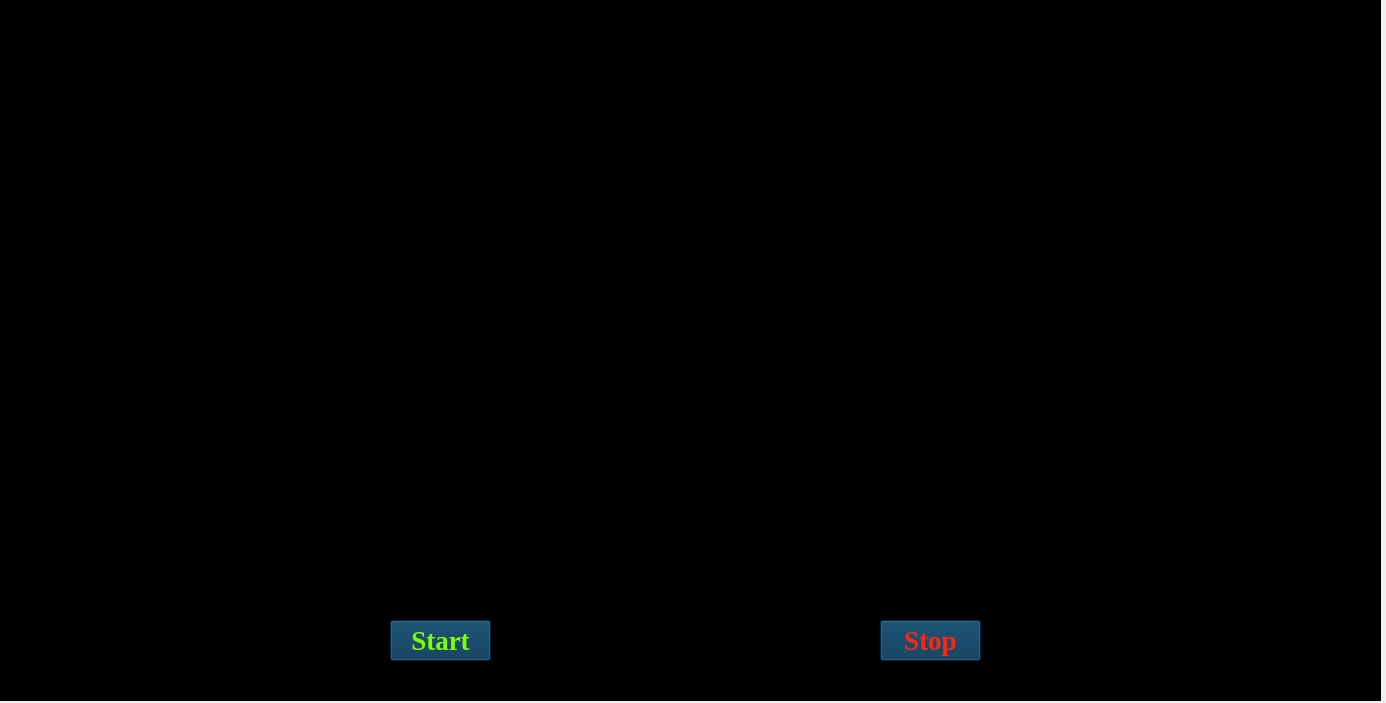
<?xml version="1.0" encoding="UTF-8"?>
<ui version="4.0">
 <class>JarvisUi2</class>
 <widget class="QMainWindow" name="JarvisUi2">
  <property name="geometry">
   <rect>
    <x>0</x>
    <y>0</y>
    <width>1386</width>
    <height>703</height>
   </rect>
  </property>
  <property name="windowTitle">
   <string>MainWindow</string>
  </property>
  <widget class="QWidget" name="centralwidget">
   <widget class="QLabel" name="label">
    <property name="geometry">
     <rect>
      <x>0</x>
      <y>0</y>
      <width>1381</width>
      <height>701</height>
     </rect>
    </property>
    <property name="styleSheet">
     <string notr="true">background : HDC-MD-04;</string>
    </property>
    <property name="text">
     <string>TextLabel</string>
    </property>
   </widget>
   <widget class="QLabel" name="label_2">
    <property name="geometry">
     <rect>
      <x>390</x>
      <y>130</y>
      <width>591</width>
      <height>441</height>
     </rect>
    </property>
    <property name="text">
     <string/>
    </property>
    <property name="pixmap">
     <pixmap>picsgifs/mid2.gif</pixmap>
    </property>
    <property name="scaledContents">
     <bool>true</bool>
    </property>
   </widget>
   <widget class="QLabel" name="label_3">
    <property name="geometry">
     <rect>
      <x>470</x>
      <y>60</y>
      <width>431</width>
      <height>71</height>
     </rect>
    </property>
    <property name="text">
     <string/>
    </property>
    <property name="pixmap">
     <pixmap>picsgifs/Jarv0.jpg</pixmap>
    </property>
    <property name="scaledContents">
     <bool>true</bool>
    </property>
    <property name="wordWrap">
     <bool>false</bool>
    </property>
   </widget>
   <widget class="QLabel" name="label_4">
    <property name="geometry">
     <rect>
      <x>1070</x>
      <y>190</y>
      <width>271</width>
      <height>431</height>
     </rect>
    </property>
    <property name="text">
     <string/>
    </property>
    <property name="pixmap">
     <pixmap>picsgifs/robo4.gif</pixmap>
    </property>
   </widget>
   <widget class="QLabel" name="label_5">
    <property name="geometry">
     <rect>
      <x>60</x>
      <y>130</y>
      <width>261</width>
      <height>111</height>
     </rect>
    </property>
    <property name="text">
     <string/>
    </property>
    <property name="pixmap">
     <pixmap>picsgifs/fun2.jpg</pixmap>
    </property>
    <property name="scaledContents">
     <bool>true</bool>
    </property>
   </widget>
   <widget class="QLabel" name="label_6">
    <property name="geometry">
     <rect>
      <x>60</x>
      <y>340</y>
      <width>261</width>
      <height>111</height>
     </rect>
    </property>
    <property name="text">
     <string/>
    </property>
    <property name="pixmap">
     <pixmap>picsgifs/fun2.jpg</pixmap>
    </property>
    <property name="scaledContents">
     <bool>true</bool>
    </property>
   </widget>
   <widget class="QTextBrowser" name="textBrowser">
    <property name="geometry">
     <rect>
      <x>120</x>
      <y>380</y>
      <width>181</width>
      <height>41</height>
     </rect>
    </property>
    <property name="styleSheet">
     <string notr="true">background-color: transparent;
border-radius: none;</string>
    </property>
   </widget>
   <widget class="QTextBrowser" name="textBrowser_2">
    <property name="geometry">
     <rect>
      <x>80</x>
      <y>150</y>
      <width>221</width>
      <height>71</height>
     </rect>
    </property>
    <property name="styleSheet">
     <string notr="true">background-color: transparent;
border-radius: none;</string>
    </property>
   </widget>
   <widget class="QPushButton" name="Start">
    <property name="geometry">
     <rect>
      <x>390</x>
      <y>620</y>
      <width>101</width>
      <height>41</height>
     </rect>
    </property>
    <property name="font">
     <font>
      <family>Times New Roman</family>
      <pointsize>20</pointsize>
      <weight>75</weight>
      <bold>true</bold>
     </font>
    </property>
    <property name="styleSheet">
     <string notr="true">background-color:#003152;
color: rgb(128, 255, 0);</string>
    </property>
    <property name="text">
     <string>Start</string>
    </property>
   </widget>
   <widget class="QPushButton" name="Start_2">
    <property name="geometry">
     <rect>
      <x>880</x>
      <y>620</y>
      <width>101</width>
      <height>41</height>
     </rect>
    </property>
    <property name="font">
     <font>
      <family>Times New Roman</family>
      <pointsize>20</pointsize>
      <weight>75</weight>
      <bold>true</bold>
     </font>
    </property>
    <property name="styleSheet">
     <string notr="true">background: #003152;
color:#FE2712;</string>
    </property>
    <property name="text">
     <string>Stop</string>
    </property>
   </widget>
  </widget>
 </widget>
 <resources/>
 <connections/>
</ui>
